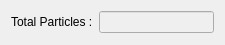
<?xml version="1.0" encoding="UTF-8"?>
<ui version="4.0">
 <class>DataSummary</class>
 <widget class="QWidget" name="DataSummary">
  <property name="geometry">
   <rect>
    <x>0</x>
    <y>0</y>
    <width>225</width>
    <height>45</height>
   </rect>
  </property>
  <property name="minimumSize">
   <size>
    <width>225</width>
    <height>0</height>
   </size>
  </property>
  <property name="maximumSize">
   <size>
    <width>225</width>
    <height>45</height>
   </size>
  </property>
  <property name="windowTitle">
   <string>Form</string>
  </property>
  <layout class="QGridLayout" name="gridLayout">
   <item row="0" column="0">
    <widget class="QLabel" name="totalParticlesLbl">
     <property name="text">
      <string>Total Particles :</string>
     </property>
    </widget>
   </item>
   <item row="0" column="1">
    <widget class="QLineEdit" name="totalParticlesLEdit">
     <property name="enabled">
      <bool>false</bool>
     </property>
    </widget>
   </item>
  </layout>
 </widget>
 <resources/>
 <connections/>
</ui>
